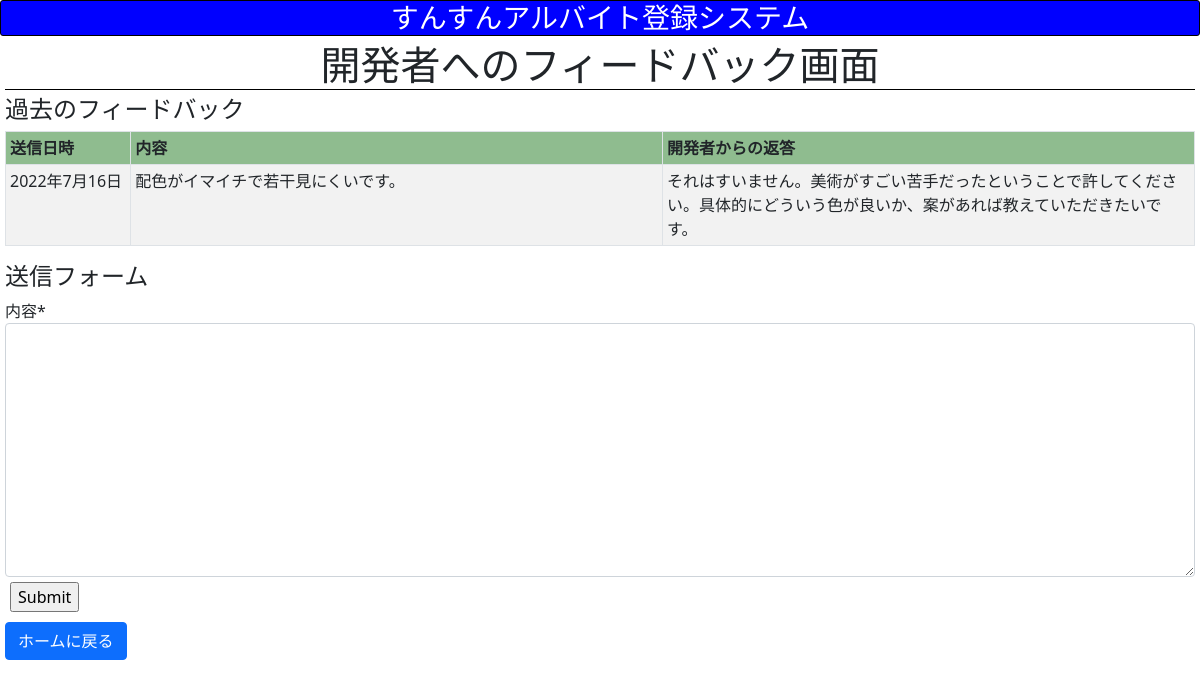
The page /shift/feedback (signed in) on the database its author committed.
### shift/models.py (models this page shows)
class Feedback(models.Model):
    text = models.TextField()
    response = models.TextField(blank=True, null=True)
    date = models.DateField()

### shift/views.py (the view)
    def checker(request, **kwargs):
        if "worker_id" not in request.session:
            return HttpResponseRedirect(reverse("shift:login"))
        else:
            return func(request, **kwargs)

### shift/forms.py
class FeedbackForm(forms.Form):
    text = forms.CharField(label="内容", widget=forms.Textarea())

### shift/context_processor.py (called while the page is built)
def constant_value(request):
    import datetime
    return {
        "Now": datetime.datetime.now()
    }

### shift/views.py (called while the page is built, shortened)
def login_checker(func):
    def checker(request, **kwargs):
        if "worker_id" not in request.session:
            return HttpResponseRedirect(reverse("shift:login"))
        else:
            return func(request, **kwargs)
    return checker

@login_checker
def feedback(request):
    feedbacks = Feedback.objects.all()
    return render(request, "shift/feedback.html", {
        "form": FeedbackForm(),
        "feedbacks": feedbacks
    })

### shift/templates/shift/feedback.html (shortened to what this page needs)
{% extends 'shift/layout.html' %}
{% load crispy_forms_tags %}
{% block body %}
    <h1 class="theme">開発者へのフィードバック画面</h1>
    <h4>過去のフィードバック</h4>
    <table class="table table-bordered table-sm table-striped">
        <thead>
            <tr>
                <th>送信日時</th>
                <th>内容</th>
                <th>開発者からの返答</th>
            </tr>
        </thead>
        <tbody>
            {% for feedback in feedbacks %}
                <tr>
                    <td class="feedback-date">{{ feedback.date }}</td>
                    <td class="feedback-text">{{ feedback.text }}</td>
                    <td class="feedback-response">{{ feedback.response }}</td>
            {% endfor %}
        </tbody>
    </table>
    <h4>送信フォーム</h4>
    <form action="{% url 'shift:feedback' %}" method="post" class="need-check">
        {{ form | crispy }}
        <input type="submit">
    </form>
    <a href="{% url 'shift:home' Now.year Now.month %}" class="btn btn-primary">ホームに戻る</a>
{% endblock %}

### shift/static/shift/style.css (style rules this page uses)
.theme { text-align: center; margin-bottom: 5px; border-bottom: solid thin black; }
thead { background-color: darkseagreen; }
.btn { margin-top: 5px; margin-bottom: 5px; }
input { margin: 5px; }
.feedback-date { width: 10vw; }
.feedback-text { width: 42.5vw; }
.feedback-response { width: 42.5vw; }

### rows shown on the page
Feedback: date "2022年7月16日", text "配色がイマイチで若干見にくいです。", response "それはすいません。美術がすごい苦手だったということで許してください。具体的にどういう色が良いか、案があれば教えていただきたいです。"
